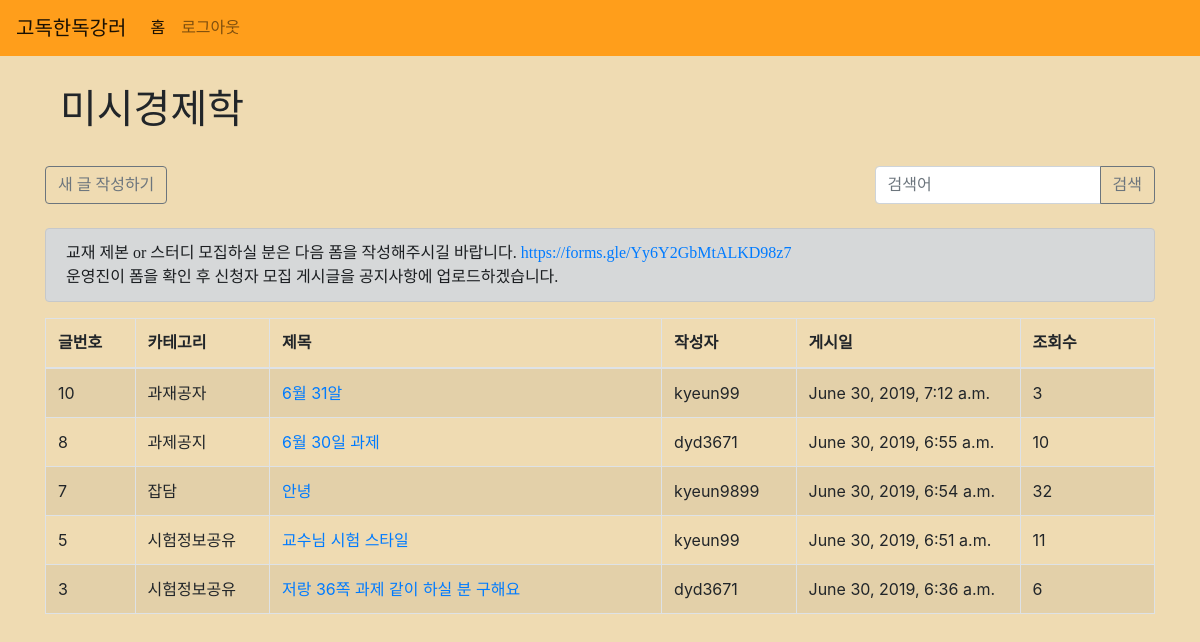
Page /classes/3/ (signed in) on the earlier database version.
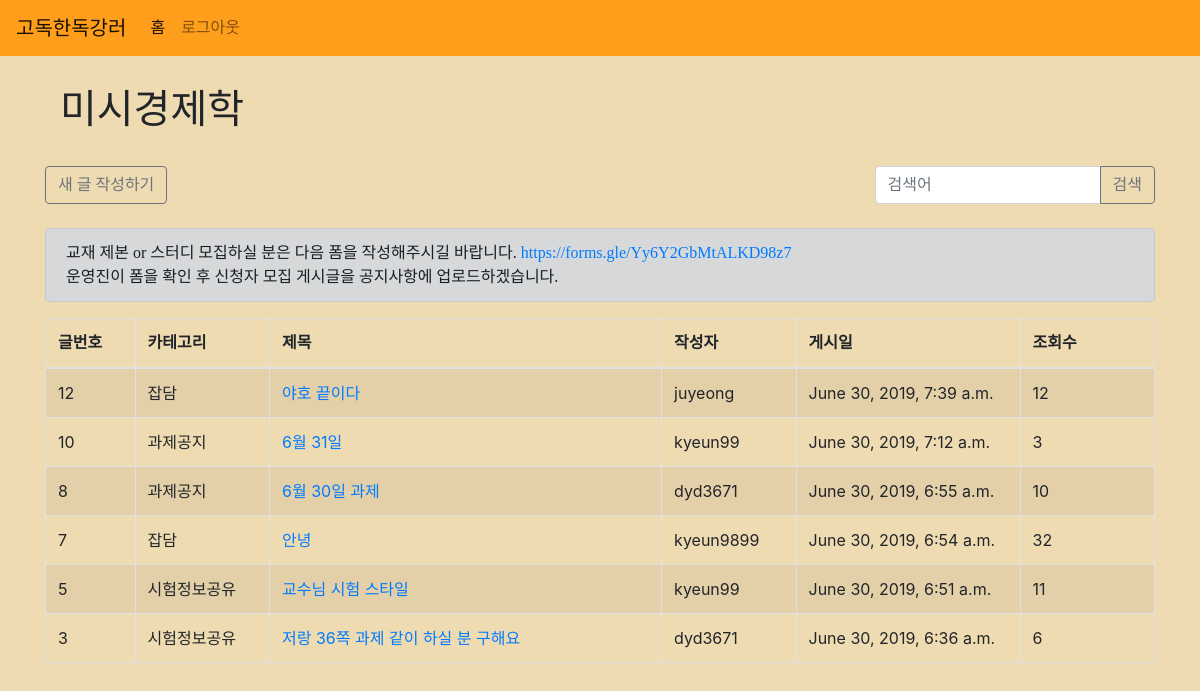
Same page on the later database version.
### posts/models.py (models this page shows, shortened)
class TimeStampedModel(Model):
    created_at = DateTimeField(auto_now_add=True)
    updated_at = DateTimeField(auto_now=True)
    class Meta:
        abstract = True

class Post(TimeStampedModel):
    classname = ForeignKey(Class, on_delete=CASCADE)
    user = ForeignKey(User, on_delete=CASCADE)
    category = CharField(max_length=200)
    title = CharField(max_length=200)
    content = TextField()
    view_count = models.IntegerField(default=0) # 조회수
    likes = ManyToManyField(User, related_name="liked_users")
    is_top = BooleanField(default=False)

### classes/views.py (the view)
# urls.py: path('<int:id>/', views.main, name="main"),
def main(request, id):
    user = request.user
    if user.is_anonymous:
        return render(request, 'account/login.html')
    else:
        posts = Post.objects.filter(classname_id=id).order_by('-id')
        class_name = Class.objects.get(pk=id)
        class_id = id
        return render(request, 'classes/main.html', {'posts': posts, 'class_name': class_name, 'class_id': class_id})

### classes/templates/classes/main.html (shortened to what this page needs)
{% extends 'base.html' %}
{% block content %}
<div class="container">
        <h1 class="classtitle col-12" style="font-family: 'NanumSquareRound';">{{ class_name.title }}</h1>
    <br>
    <div class="row">
        <div class="input-group col">
            <form action="{% url 'classes:new' %}" method="POST">
                <input type="submit" class="btn-outline-secondary btn" value="새 글 작성하기" style="font-family: 'locus_sangsang';">
            </form>
        </div>
        <form action="{% url 'classes:search' %}">
            <div class="input-group col-12">
                <input type="text" class="form-control" placeholder="검색어" name="search" style="font-family: 'NanumSquareRound';">
                <div class="input-group-append">
                    <button type="submit" class="btn btn-outline-secondary" style="font-family: 'locus_sangsang';">
                        검색
                    </button>
                </div>
            </div>
        </form>
    </div>
    <br>
    <div class="alert alert-dark" style="font-family: 'NanumSquareRound';">교재 제본 or 스터디 모집하실 분은 다음 폼을 작성해주시길 바랍니다. <a href="https://forms.gle/Yy6Y2GbMtALKD98z7">https://forms.gle/Yy6Y2GbMtALKD98z7</a><br>
    운영진이 폼을 확인 후 신청자 모집 게시글을 공지사항에 업로드하겠습니다.</span>
    </div>
    <table class="table table-striped table-bordered">
        <thead>
            <tr>
                <th width="8%" style="font-family: 'NanumSquareRound';">글번호</th>
                <th width="12%" style="font-family: 'NanumSquareRound';">카테고리</th>
                <th width="35%" style="font-family: 'NanumSquareRound';">제목</th>
                <th width="12%" style="font-family: 'NanumSquareRound';">작성자</th>
                <th width="20%" style="font-family: 'NanumSquareRound';">게시일</th>
                <th width="12%" style="font-family: 'NanumSquareRound';">조회수</th>
            </tr>
        </thead>
        <tbody>
        {% for post in posts %}
        <tr>
            <td>{{ post.id }}</td>
            <td>{{ post.category }}</td>
            <td><a href="{% url 'classes:show' post.pk %}">{{ post.title }}</a></td>
            <td>{{ post.user }}</td>
            <td>{{ post.created_at }}</td>
            <td>{{ post.view_count }}</td>
        </tr>
        {% endfor %}
        </tbody>
    </table>
</div>
<br>
<br>
{% endblock %}

Differences in the rows shown:
added Post: id "12", category "잡담", title "야호 끝이다", user "juyeong", created_at "June 30, 2019, 7:39 a.m.", view_count "12"
changed Post "June 30, 2019, 7:12 a.m.": category "과재공자" → "과제공지"; title "6월 31알" → "6월 31일"
